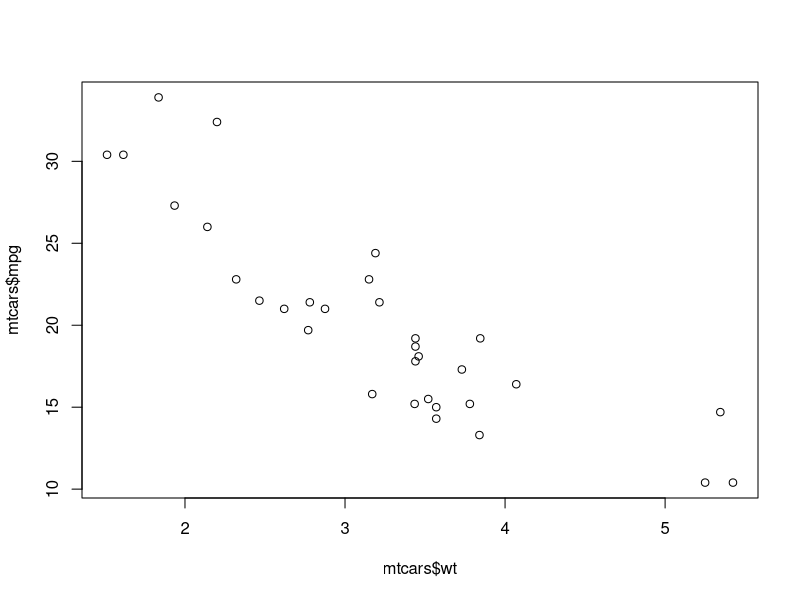
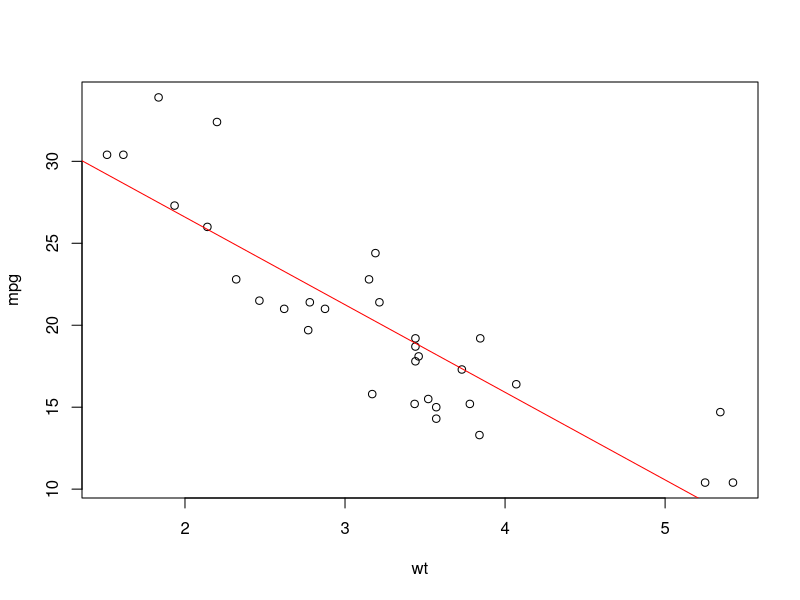
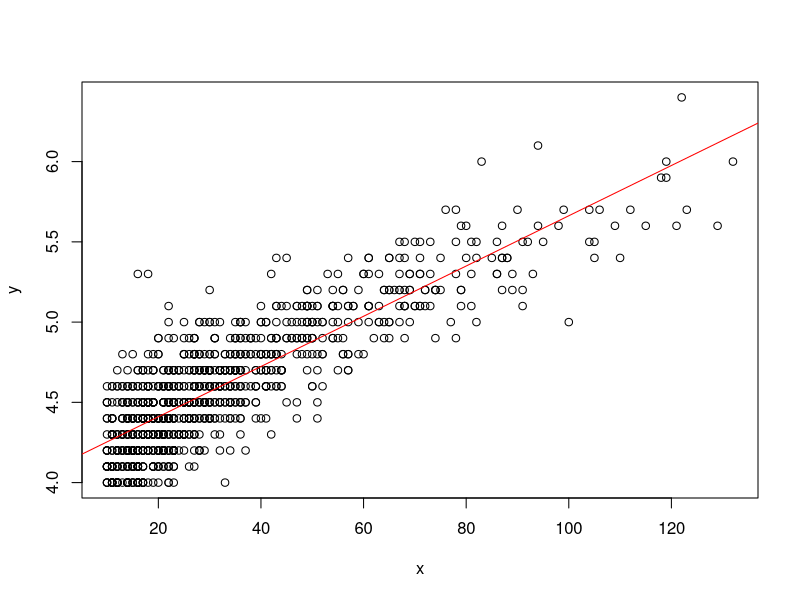
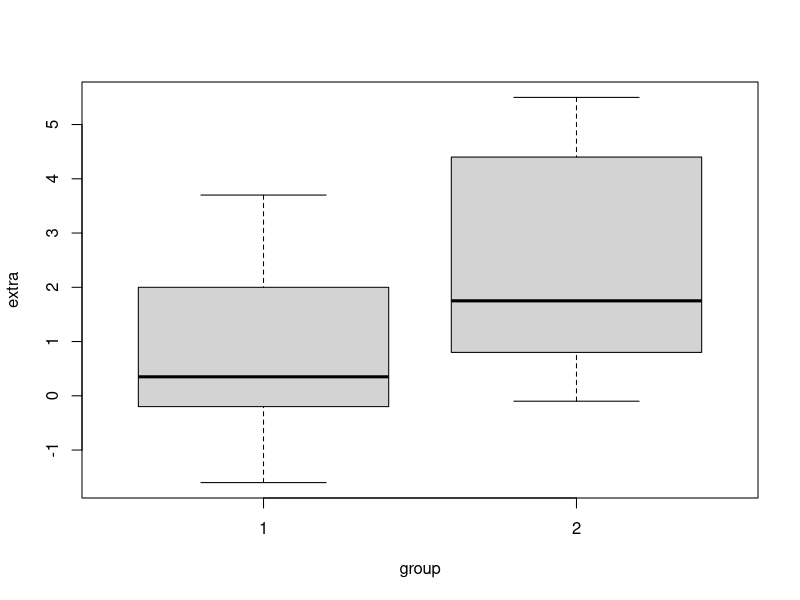
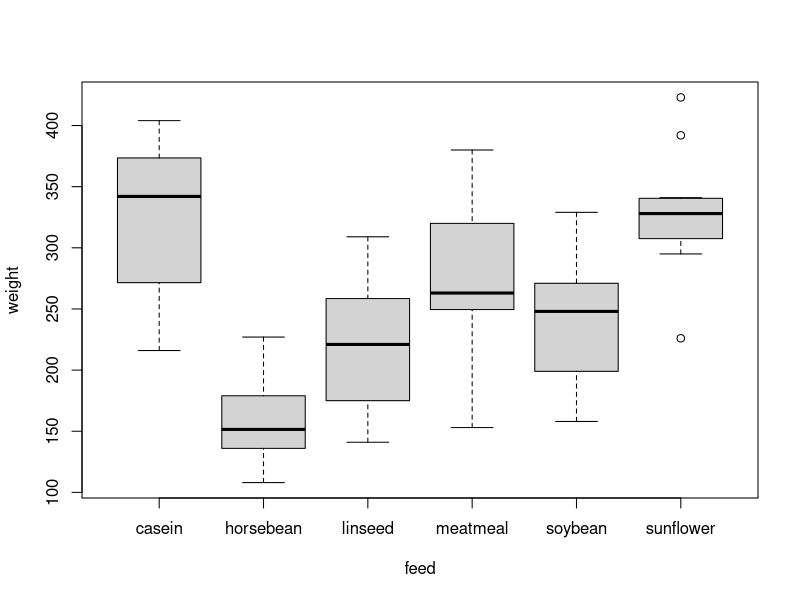
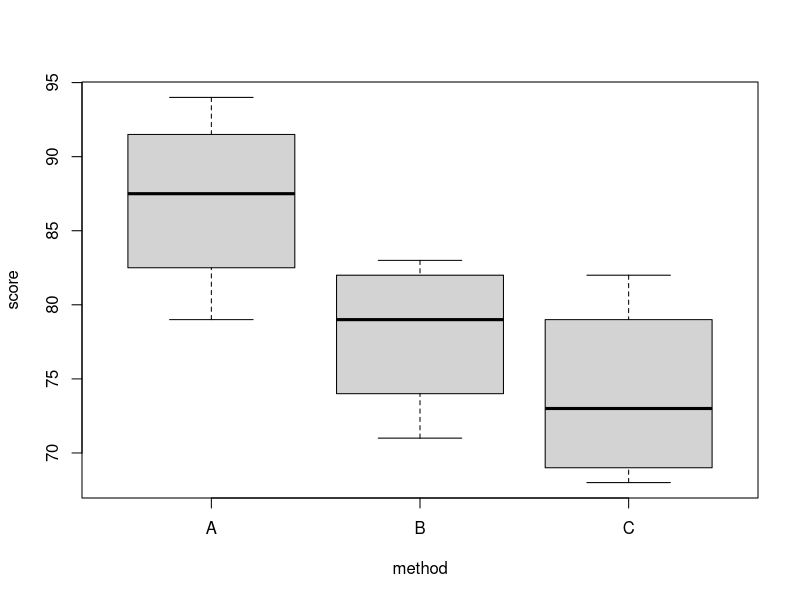

These figures' R source, in order:
# Descriptive Statistics
data <- c(3,NA,4,6,NA,10,2)
mean(data)
mean(data,na.rm = TRUE)
mean(data,trim=0.2,na.rm = TRUE)
summary(data)

#Correlation
data <- mtcars[,c(1,3,6)]
cor(data$mpg,data$wt)
round(cor(data),2)

# Ex: Correlation
round(cor(quakes),2)


# Fitting linear model
plot(mtcars$wt, mtcars$mpg)
m <- lm(mpg ~ wt, data = mtcars)

# Intercept and Slope
coef(m)
summary(m)

# Prediction
predict(m)
predict(m, newdata = data.frame(wt = 3))

plot(mpg~wt,data=mtcars)
abline(m, col = 'red')

# Ex: Linear Regression
x <- quakes$stations
y <- quakes$mag
plot(x,y)

m <- lm(y~x)
abline(m, col = 'red')
predict(m,data.frame(x=100))

# Multiple Regression
round(cor(mtcars), 2)
m <- lm(mpg~wt+hp,data=mtcars)
predict(m,data.frame(wt=3,hp=200))

# MR with Interaction 
m <- lm(mpg ~ wt*hp, data = mtcars)
summary(m)
predict(m, data.frame(wt = 3, hp = 200))


# Hypothesis Testing
boxplot(extra~group,data=sleep)

# t-Test (2 Sided) 
t.test(extra~group,data=sleep)

# t-Test (One Sided) 
t.test(extra~group,data=sleep,alternative="less")

# Challenge: t-Test 
boxplot(weight~feed,data=chickwts)
d <- subset(chickwts,feed == "casein" | feed =="horsebean")
t.test(weight~feed,data=d)

# ANOVA
m <- aov(weight~feed,data=chickwts)
summary(m)

m <- lm(weight~feed,data=chickwts)      
summary(m)

# Ex: ANOVA 
teaching <- data.frame(
  method = rep(c('A','B','C'),each=4),
  score = c(79,86,94,89,71,77,81,83,82,68,70,76)
)
boxplot(score~method,data=teaching)
m <- aov(score~method,data=teaching)
summary(m)